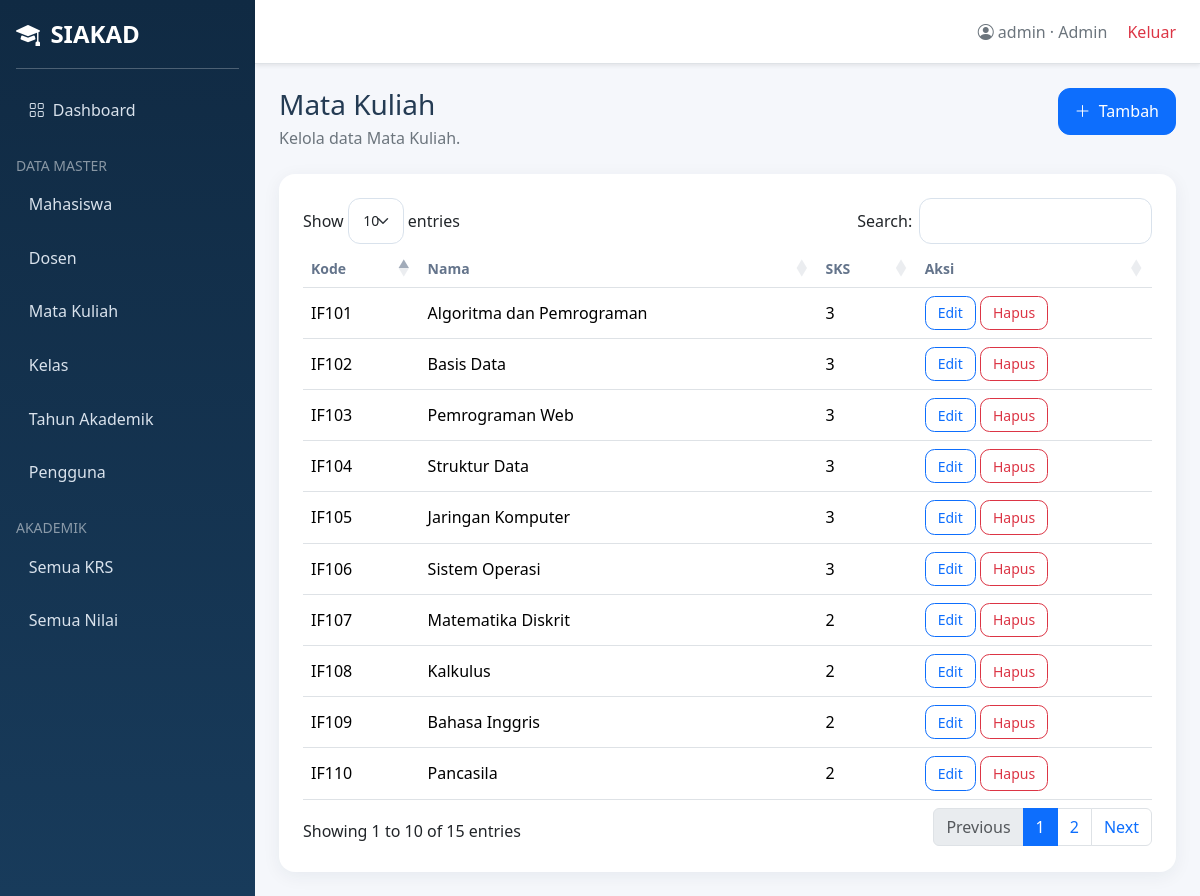
Page /admin/mata_kuliah.php (signed in) on the committed database.
### tables this page shows
CREATE TABLE mata_kuliah (id INT AUTO_INCREMENT PRIMARY KEY,kode VARCHAR(15) NOT NULL UNIQUE,nama VARCHAR(100) NOT NULL,sks TINYINT UNSIGNED NOT NULL);

### admin/mata_kuliah.php (called while the page is built)
<?php $_GET['type']='mata_kuliah'; require __DIR__.'/master.php';

### includes/functions.php (called while the page is built, shortened)
<?php
function e(?string $value): string { return htmlspecialchars((string)$value, ENT_QUOTES, 'UTF-8'); }
function csrf(): string { return $_SESSION['csrf'] ??= bin2hex(random_bytes(32)); }

### admin/master.php (the view, shortened to what this page needs)
<?php
require_once __DIR__ . '/../includes/functions.php';
$type = $_GET['type'] ?? 'mahasiswa';
$configs = [
	'mahasiswa' => ['title' => 'Mahasiswa', 'table' => 'mahasiswa', 'pk' => 'id', 'fields' => ['npm' => 'NPM', 'nama' => 'Nama', 'jk' => 'Jenis Kelamin (L/P)', 'alamat' => 'Alamat', 'prodi' => 'Program Studi', 'angkatan' => 'Angkatan'], 'list' => 'SELECT * FROM mahasiswa ORDER BY nama'],
	'dosen' => ['title' => 'Dosen', 'table' => 'dosen', 'pk' => 'id', 'fields' => ['nidn' => 'NIDN', 'nama' => 'Nama'], 'list' => 'SELECT * FROM dosen ORDER BY nama'],
	'mata_kuliah' => ['title' => 'Mata Kuliah', 'table' => 'mata_kuliah', 'pk' => 'id', 'fields' => ['kode' => 'Kode', 'nama' => 'Nama', 'sks' => 'SKS'], 'list' => 'SELECT * FROM mata_kuliah ORDER BY kode'],
	'tahun_akademik' => ['title' => 'Tahun Akademik', 'table' => 'tahun_akademik', 'pk' => 'id', 'fields' => ['tahun' => 'Tahun (mis. 2025/2026)', 'semester' => 'Semester (Ganjil/Genap)', 'status' => 'Status (Aktif/Nonaktif)'], 'list' => 'SELECT * FROM tahun_akademik ORDER BY tahun DESC'],
	'kelas' => ['title' => 'Kelas', 'table' => 'kelas', 'pk' => 'id', 'fields' => ['id_mk' => 'ID Mata Kuliah', 'id_dosen' => 'ID Dosen', 'id_tahun_akademik' => 'ID Tahun Akademik', 'nama_kelas' => 'Nama Kelas', 'kapasitas' => 'Kapasitas'], 'list' => 'SELECT k.*,m.kode,m.nama mk,d.nama dosen,t.tahun,t.semester FROM kelas k JOIN mata_kuliah m ON m.id=k.id_mk LEFT JOIN dosen d ON d.id=k.id_dosen JOIN tahun_akademik t ON t.id=k.id_tahun_akademik ORDER BY k.id DESC'],
	'users' => ['title' => 'Pengguna', 'table' => 'users', 'pk' => 'id', 'fields' => ['username' => 'Username', 'password' => 'Password (kosongkan saat edit)', 'role' => 'Peran (admin/dosen/mahasiswa)', 'person_id' => 'Pilih nama', 'is_active' => 'Aktif (1/0)'], 'list' => 'SELECT u.id,u.username,u.role,u.is_active,u.created_at,COALESCE(m.nama,d.nama,\'Admin\') nama_pengguna FROM users u LEFT JOIN mahasiswa m ON m.user_id=u.id LEFT JOIN dosen d ON d.user_id=u.id ORDER BY u.id DESC'],
];
$c = $configs[$type];
$pdo = db();
$rows = $pdo->query($c['list'])->fetchAll();
require_once __DIR__ . '/../includes/header.php';
?>
<div class="d-flex justify-content-between align-items-start flex-wrap gap-3 mb-4">
	<div>
		<h3 class="mb-1"><?= $c['title'] ?></h3>
		<p class="text-secondary mb-0">Kelola data <?= $c['title'] ?>.</p>
	</div>
	<a class="btn btn-primary" href="?type=<?= $type ?>&id=0"><i class="bi bi-plus-lg me-1"></i> Tambah</a>
</div>
<div class="card p-4">
	<div class="table-responsive">
		<table class="table table-hover align-middle datatable mb-0">
			<thead>
				<tr>
					<?php foreach ($c['fields'] as $field => $label): ?>
						<th><?= e(strtok($label, '(')) ?></th>
					<?php endforeach; ?>
					<th>Aksi</th>
				</tr>
			</thead>
			<tbody>
				<?php foreach ($rows as $row): ?>
				<tr>
					<?php foreach ($c['fields'] as $field => $label): ?>
						<td><?= e($field === 'password' ? '••••••' : ($row[$field] ?? ($field === 'id_mk' ? ($row['kode'] . ' — ' . $row['mk']) : ''))) ?></td>
					<?php endforeach; ?>
					<td class="text-nowrap">
						<a class="btn btn-sm btn-outline-primary" href="?type=<?= $type ?>&id=<?= $row['id'] ?>">Edit</a>
						<a onclick="return confirm('Hapus data ini?')" class="btn btn-sm btn-outline-danger" href="?type=<?= $type ?>&id=<?= $row['id'] ?>&delete=1&csrf=<?= csrf() ?>">Hapus</a>
					</td>
				</tr>
				<?php endforeach; ?>
			</tbody>
		</table>
	</div>
</div>
<?php require_once __DIR__ . '/../includes/footer.php'; ?>

### assets/css/app.css (style rules this page uses)
:root { --navy:#102a43; --blue:#2563eb; --bg:#f5f7fb; --text:#243b53; --muted:#64748b; }
* { box-sizing:border-box }
html,body { min-height:100% }
body { background:var(--bg); color:var(--text); overflow-x:hidden; }
a { text-decoration:none }
.card { border:0; border-radius:1rem; box-shadow:0 4px 18px #102a4310; }
.table td,.table th { vertical-align:middle; }
.table thead th { color:var(--muted); font-size:.875rem; font-weight:600; white-space:nowrap; }
.btn { border-radius:.75rem; padding:.65rem 1rem; }
.btn-sm { padding:.35rem .75rem; border-radius:.6rem; }

### rows in the picture
mata_kuliah: kode "IF101", nama "Algoritma dan Pemrograman", sks "3"
mata_kuliah: kode "IF102", nama "Basis Data", sks "3"
mata_kuliah: kode "IF103", nama "Pemrograman Web", sks "3"
mata_kuliah: kode "IF104", nama "Struktur Data", sks "3"
mata_kuliah: kode "IF105", nama "Jaringan Komputer", sks "3"
mata_kuliah: kode "IF106", nama "Sistem Operasi", sks "3"
mata_kuliah: kode "IF107", nama "Matematika Diskrit", sks "2"
mata_kuliah: kode "IF108", nama "Kalkulus", sks "2"
mata_kuliah: kode "IF109", nama "Bahasa Inggris", sks "2"
mata_kuliah: kode "IF110", nama "Pancasila", sks "2"

### other values in the picture
user()['username'] "admin"
user()['role'] "Admin"
$c['title'] "Mata Kuliah"
strtok($label, '(') "Kode"
strtok($label, '(') "Nama"
strtok($label, '(') "SKS"
